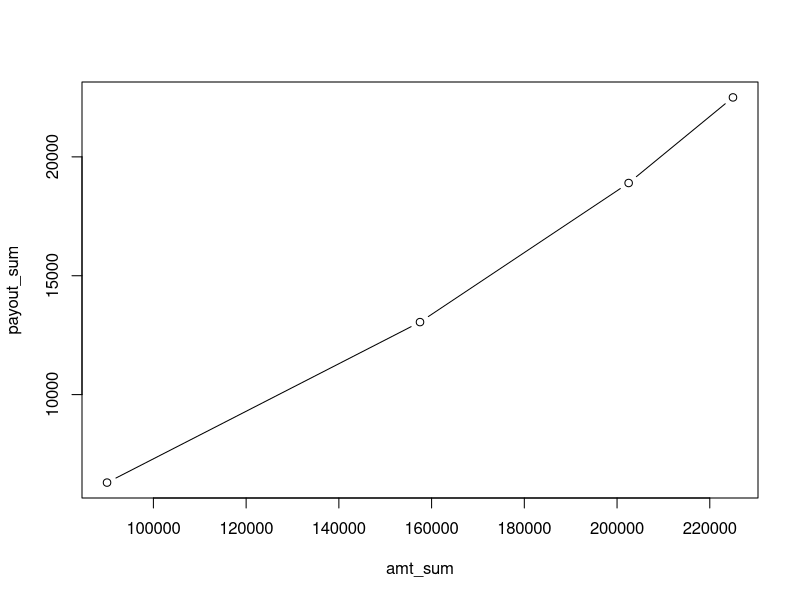
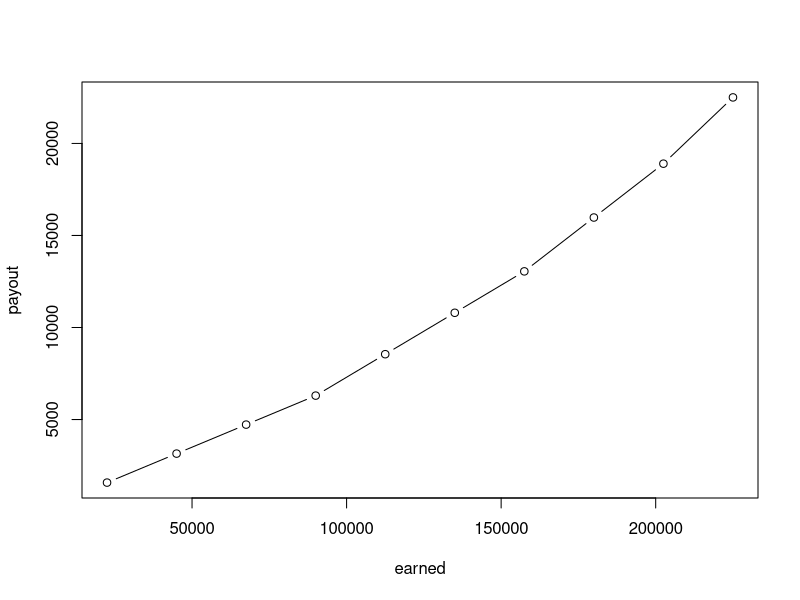

The R source for these figures, in order:
## ---- chunk 1

quota <- 225000

# Put parameters into a data structure
df <- data.frame(
    cut         = c(.4, .3, .2, .1),
    payout_pct  = c(.07, .1, .13, .16)
)

# The combined percentage
df$cut_sum <- cumsum(df$cut)

# Amount of quota in each bracket
df$amt <- df$cut * quota

# The (max) payout for each bracket
df$payout <- df$amt * df$payout_pct

# The cumulative sum of the payout 
df$payout_sum <- cumsum(df$payout)

# The cumulative sum of the earned quota
df$amt_sum <- cumsum(df$amt)

## ---- chunk 2
df
## ---- chunk 3

get_payout <- function(qq_frac) {
  
  # Get lower row index
  row1 <- nrow(df[qq_frac >= df$cut_sum, ])
  
  # Get current row index
  row2 <- row1 + 1
  
  # Compute percent for current bracket
  if (row1 > 0) {
    cut_sum <- round(df[row1, 'cut_sum'], 1)
  } else {
    cut_sum <- 0
  }
  remainder <- round(qq_frac, 1) - cut_sum
  
  # Get payout for this bracket
  if (row2 <= 4) {
    b <- quota * df[row2, 'payout_pct'] * remainder
  } else {
    b <- 0
  }
  
  # Get payout of previous brackets
  if (row1 > 0) {
    a <- df[row1, 'payout_sum']
  } else {
    a <- 0
  }
  
  # Compute the total
  payout <- a + b

  # Return results
  return(payout)

}
## ---- chunk 4
df2 <- data.frame(i = seq(.1, 1, by=.1))
df2$payout <- apply(df2, 1, get_payout)
df2
## ---- chunk 5
plot(df[c('amt_sum','payout_sum')], type='b')
## ---- chunk 6

df2$earned = df2$i * quota

plot(df2[c('earned','payout')], type='b')

